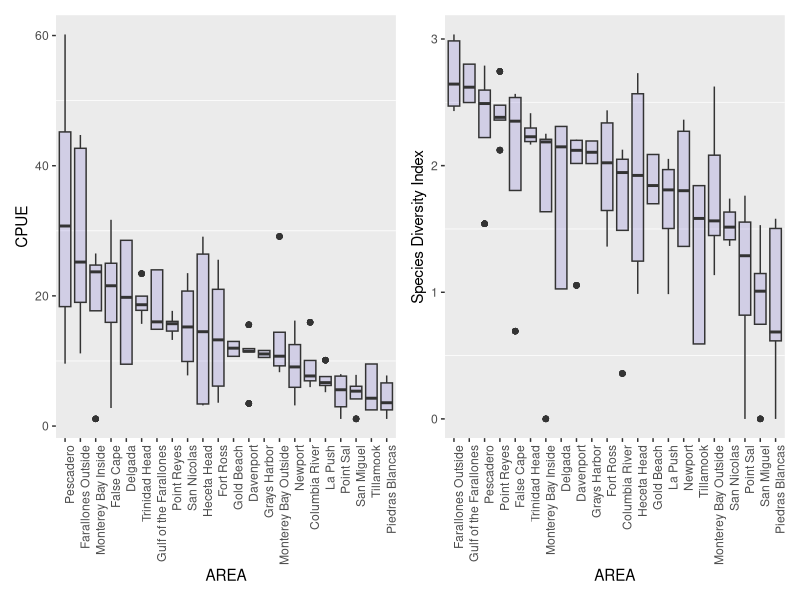
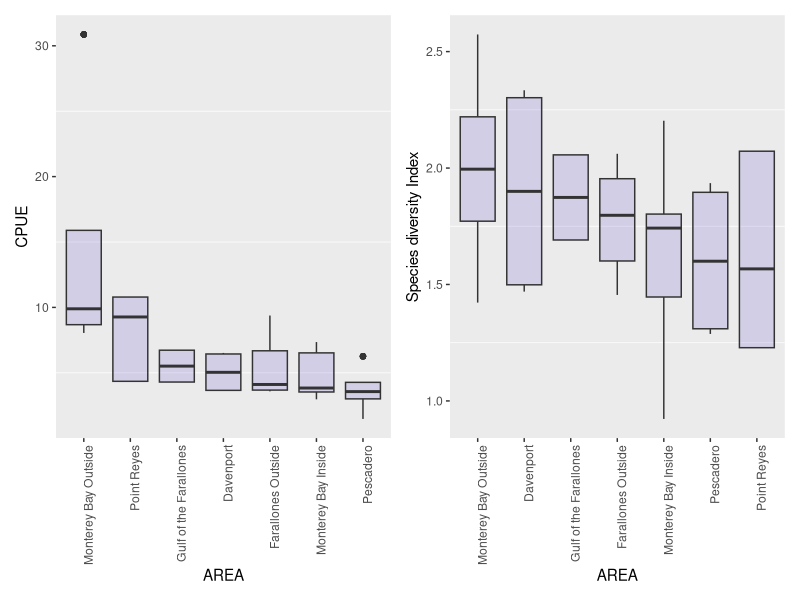
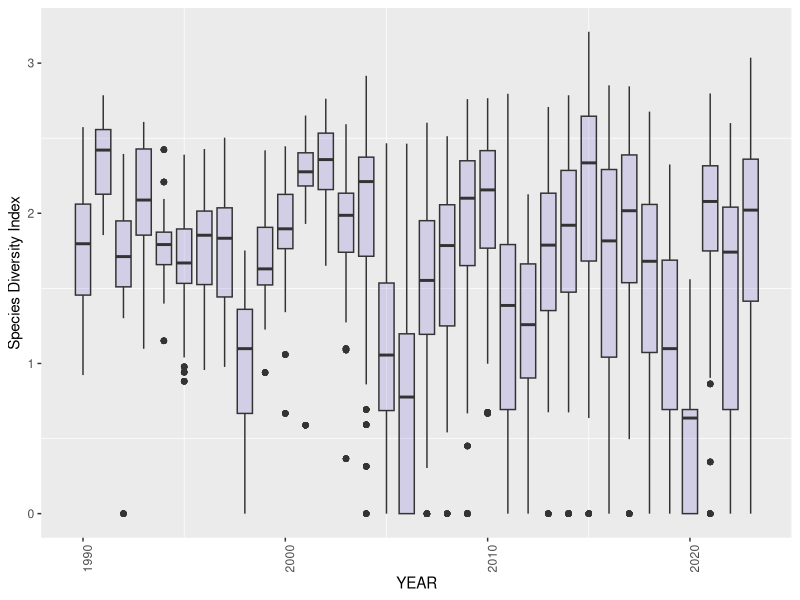

The R source for these figures, in order:
## ---- chunk 1
knitr::opts_chunk$set(echo = TRUE)
## ---- chunk 2
library("tidyverse")
library("patchwork")
## ---- chunk 3
odat<- read_csv("YOYGroundfishBiodiv_Data.csv")

names <- c(colnames(odat[4:49]))

odat.long <- odat %>%
  select(-YEAR_STATION) %>%
  pivot_longer(
    cols = all_of(names),
    names_to = "Species",
    values_to = "Taxon_CPUE(log + 1)"
  )

## ---- chunk 4

#un-summarized data for 2023 cpue and sdiv by area
Sd.23.unsum <- odat.long %>% 
  filter(YEAR == c("2023")) %>%
  select(AREA,cpue,sdiv) %>%
  group_by(AREA)%>%
  arrange(cpue)
#re-rodering by highest to lowest median cpue
sd.23.cpueord <- Sd.23.unsum 

sd.23.cpueord$AREA <- reorder(sd.23.cpueord$AREA, sd.23.cpueord$cpue, FUN = median, decreasing = TRUE)
#
#re-rodering by highest to lowest median sdiv
sd.23.sdivord <- Sd.23.unsum 

sd.23.sdivord$AREA <- reorder(sd.23.sdivord$AREA, sd.23.sdivord$sdiv, FUN = median, decreasing = TRUE)
#

#un-summarized data for 1990 cpue and sdiv by area

Sd.90.unsum <- odat.long %>% 
  filter(YEAR == c("1990")) %>%
  select(AREA,cpue,sdiv) %>%
  group_by(AREA)%>%
  arrange(cpue)
#re-rodering by highest to lowest median cpue
sd.90.cpueord <- Sd.90.unsum 

sd.90.cpueord$AREA <- reorder(sd.90.cpueord$AREA, sd.90.cpueord$cpue, FUN = median, decreasing = TRUE)
#
#re-rodering by highest to lowest median sdiv
sd.90.sdivord <- Sd.90.unsum 

sd.90.sdivord$AREA <- reorder(sd.90.sdivord$AREA, sd.90.sdivord$sdiv, FUN = median, decreasing = TRUE)
#
## ---- chunk 5
bp1.Avcpue23 <- ggplot(sd.23.cpueord,aes(x=AREA,cpue))+
  geom_boxplot(fill="slateblue", alpha=0.2)+ 
  xlab("AREA") + ylab("CPUE") +
  theme(axis.text.x = element_text(angle = 90, hjust = 1)) +
  theme(panel.grid.major = element_blank())

bp2.Avsdiv23 <- ggplot(sd.23.sdivord,aes(x=AREA,sdiv))+
  geom_boxplot(fill="slateblue", alpha=0.2)+ 
  xlab("AREA") + ylab("Species Diversity Index") +
  theme(axis.text.x = element_text(angle = 90, hjust = 1)) +
  theme(panel.grid.major = element_blank())

##

  
bp3.Avcpue90 <-  ggplot(sd.90.cpueord,aes(x=AREA,cpue))+
  geom_boxplot(fill="slateblue", alpha=0.2)+ 
  xlab("AREA") + ylab("CPUE") +
  theme(axis.text.x = element_text(angle = 90, hjust = 1)) +
  theme(panel.grid.major = element_blank())


bp4.Avsdiv90 <- ggplot(sd.90.sdivord,aes(x=AREA,sdiv))+
  geom_boxplot(fill="slateblue", alpha=0.2)+ 
  xlab("AREA") + ylab("Species diversity Index") +
  theme(axis.text.x = element_text(angle = 90, hjust = 1)) +
  theme(panel.grid.major = element_blank())

## ---- chunk 6
bp1.Avcpue23 + bp2.Avsdiv23 #2023 cpue and sdiv
## ---- chunk 7
bp3.Avcpue90 + bp4.Avsdiv90 #1990 cpue and sdiv
## ---- chunk 8
#create tibble for plot

Sd.year <- odat.long %>% 
  select(YEAR,sdiv) %>%
  group_by(YEAR)

#plot
Avgsdiv.year <- ggplot(Sd.year,aes(x=YEAR,sdiv, group = YEAR))+
  geom_boxplot(fill="slateblue", alpha=0.2)+ 
  xlab("YEAR") + ylab("Species Diversity Index") +
  theme(axis.text.x = element_text(angle = 90, hjust = 1)) +
  theme(panel.grid.major = element_blank())
## ---- chunk 9
#plot
Avgsdiv.year
